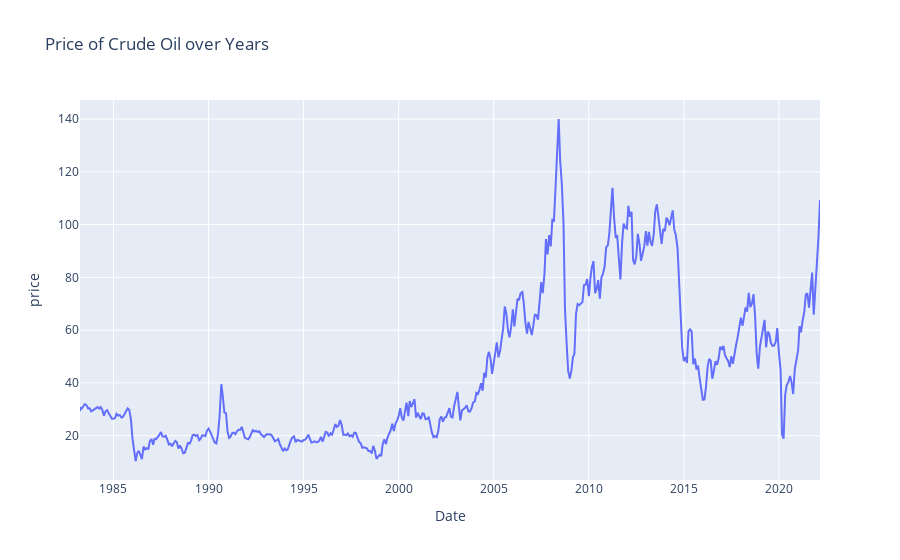

Notebook cell for this chart:
### Markdown cell above
Here, I've visualized the data.

### Code cell
fig = px.line(df, y='price', title='Price of Crude Oil over Years')
fig.show()

### Figure 1 — Plotly figure (JSON) as saved in the notebook; plotly's stock layout.template omitted (floating-point values rounded to 4 significant figures; data arrays with more than 128 entries replaced by an {"elided": "..."} marker saying what was removed)
{"data": [{"hovertemplate": "Date=%{x}<br>price=%{y}<extra></extra>", "legendgroup": "", "line": {"color": "#636efa", "dash": "solid"}, "marker": {"symbol": "circle"}, "mode": "lines", "name": "", "orientation": "v", "showlegend": false, "type": "scatter", "x": {"elided": "469 str values"}, "xaxis": "x", "y": {"elided": "469 float values"}, "yaxis": "y"}], "layout": {"autosize": true, "legend": {"tracegroupgap": 0}, "title": {"text": "Price of Crude Oil over Years"}, "xaxis": {"anchor": "y", "autorange": true, "domain": [0, 1], "range": ["1983-03-30", "2022-03-01"], "title": {"text": "Date"}, "type": "date"}, "yaxis": {"anchor": "x", "autorange": true, "domain": [0, 1], "range": [3.221, 147.2], "title": {"text": "price"}, "type": "linear"}}}
